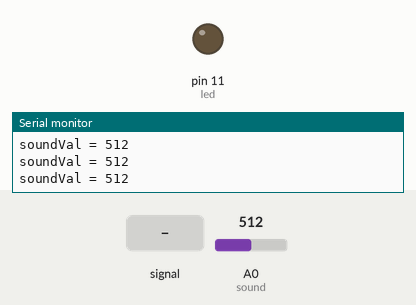
This sketch was run on a simulated Arduino Uno, built with avr-gcc and run on an emulated ATmega328P. Parts: output pins drawn as LEDs (lit = HIGH), the last lines printed to the serial monitor. Inputs (shaded band) come from the test bench; at power-on: A0 (sound) = 512.

Above: at 1.2 s.
1.3 s: A0 (sound) fed a 200 Hz sine of ±81 counts around its level
At 2.5 s:
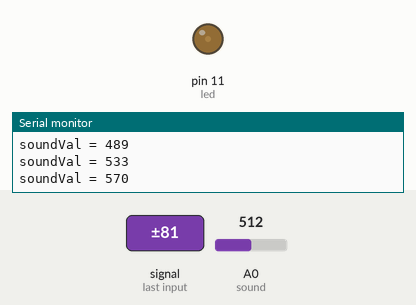
4.3 s: A0 (sound) set to 716
5.9 s: A0 (sound) fed a 1000 Hz sine of ±255 counts around its level
At 6.51 s:
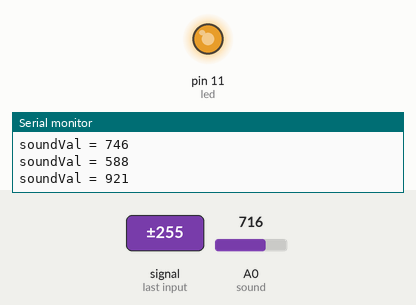
At 7.61 s:
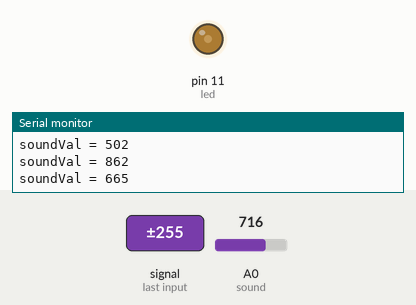
8.9 s: A0 (sound) set to 511
Timing chart, 0 to 11.5 s (numbered marks = the images above; inputs shaded):
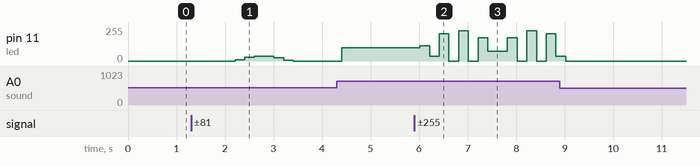

Measured:
- after the input at 1.3 s, pin 11 (led): rises from 0/255 to 37/255 in 0.40 s, then falls to 0/255 in 0.80 s

The sketch:

Sound_Sensor.ino
```cpp
/*
  Project: Sound Sensor with LED Brightness Control
  Description:
    - Reads analog input from a sound sensor connected to A0.
    - Adjusts LED brightness on pin 11 based on sound intensity.
*/

const int led = 11;   // LED connected to pin 11
const int sound = A0; // Sound sensor connected to A0

int soundVal = 0;     // Variable to store sound sensor reading
int bright;           // Variable to store calculated brightness

void setup() {
  pinMode(led, OUTPUT);   // Set LED pin as output
  pinMode(sound, INPUT);  // Set sound sensor pin as input
  Serial.begin(9600);     // Initialize Serial Monitor
}

void loop() {
  // Read analog value from sound sensor
  soundVal = analogRead(sound);

  // Print sound value to Serial Monitor
  Serial.print("soundVal = ");
  Serial.println(soundVal);

  // Map sound value range (adjust 516 as baseline background noise)
  bright = map(soundVal, 516, 1023, 0, 255);
  bright = max(0, bright); // Prevent negative values

  // Adjust LED brightness based on sound level
  analogWrite(led, bright);

  // Delay for 0.2 seconds
  delay(200);
}
```
